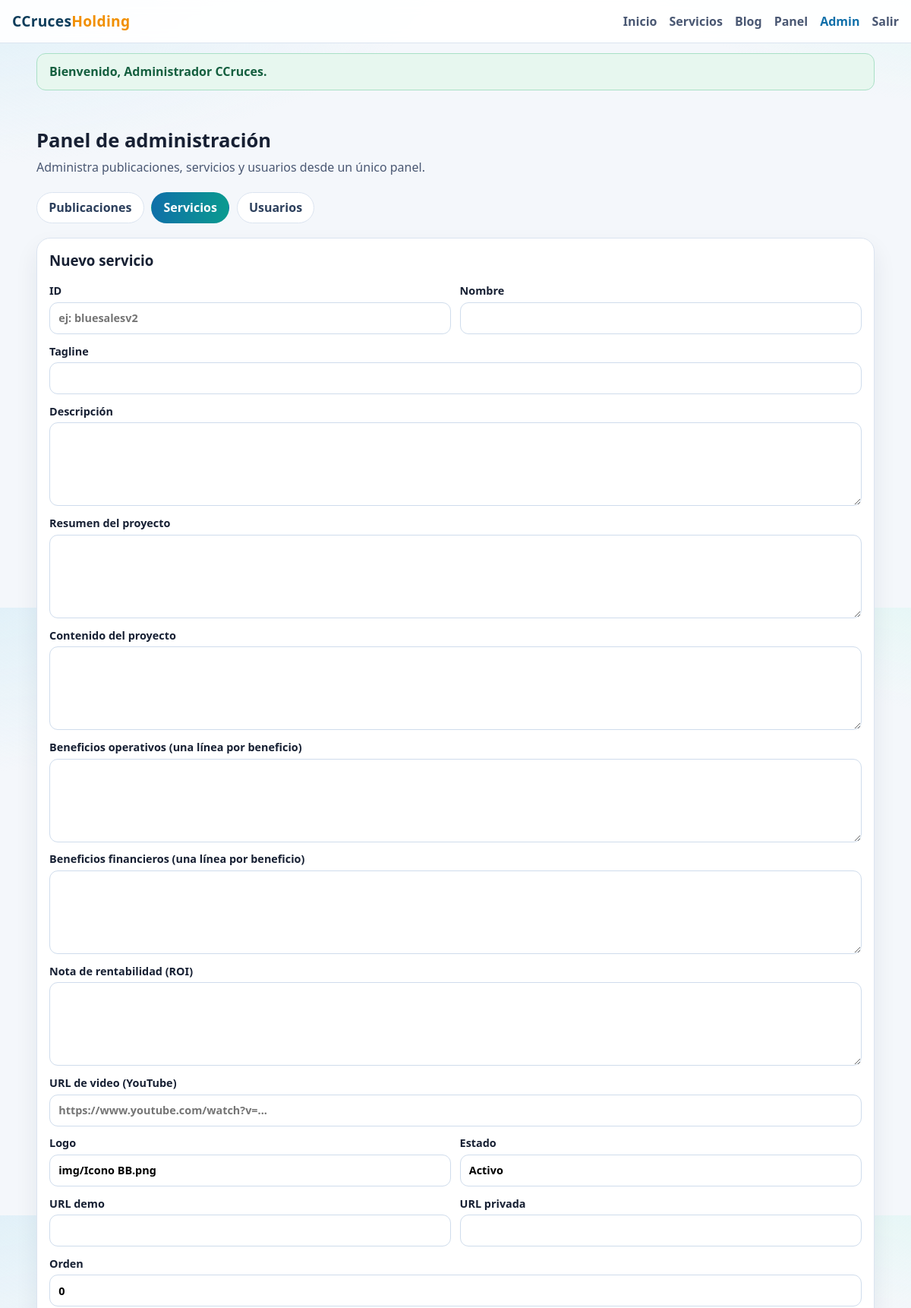
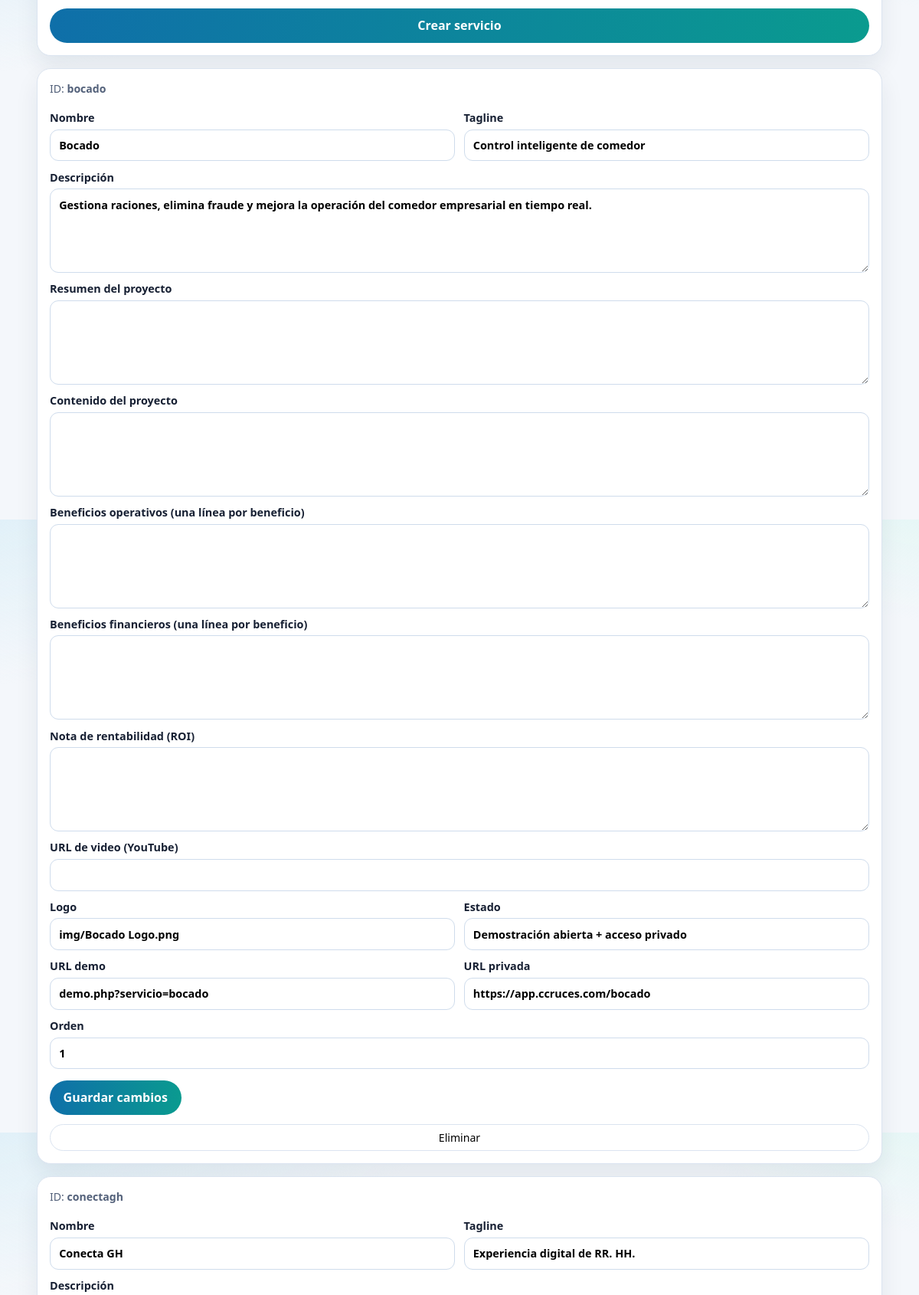
Page /admin.php?section=services (signed in, upper part) on the committed database (2 pictures, top to bottom).
### tables this page shows
CREATE TABLE IF NOT EXISTS services (
  id VARCHAR(64) PRIMARY KEY,
  name VARCHAR(120) NOT NULL,
  tagline VARCHAR(180) NOT NULL DEFAULT '',
  description TEXT NOT NULL,
  summary TEXT NULL,
  content TEXT NULL,
  benefits TEXT NULL,
  financial_benefits TEXT NULL,
  roi_note TEXT NULL,
  video_url VARCHAR(255) NULL,
  logo VARCHAR(255) NOT NULL,
  demo_url VARCHAR(255) NOT NULL,
  private_url VARCHAR(255) NOT NULL,
  status VARCHAR(120) NOT NULL DEFAULT 'Disponible',
  is_active TINYINT(1) NOT NULL DEFAULT 1,
  sort_order INT UNSIGNED NOT NULL DEFAULT 0,
  created_at TIMESTAMP NOT NULL DEFAULT CURRENT_TIMESTAMP,
  updated_at TIMESTAMP NOT NULL DEFAULT CURRENT_TIMESTAMP ON UPDATE CURRENT_TIMESTAMP,
  INDEX idx_services_sort_order_name (sort_order, name),
  INDEX idx_services_is_active (is_active),
  INDEX idx_services_status (status)
);

### includes/core/app.php (called while the page is built, shortened)
<?php
function app_url(string $path = ''): string
{
    $scriptName = str_replace('\\', '/', $_SERVER['SCRIPT_NAME'] ?? '/');
    $basePath = str_replace('\\', '/', dirname($scriptName));
    $basePath = rtrim($basePath, '/');
    return $basePath . '/' . ltrim($path, '/');
}
function e(string $value): string
{
    return htmlspecialchars(normalize_text($value), ENT_QUOTES, 'UTF-8');
}
function normalize_text(string $value): string
{
    if ($value === '' || !preg_match('/[ÃÂð]/u', $value)) {
        return $value;
    }
    return $value;
}

### includes/repositories/services_repository.php (called while the page is built, shortened)
<?php
function services_all(): array
{
    $pdo = db();
    if ($pdo) {
        $stmt = $pdo->query('SELECT id, name, tagline, description, summary, content, benefits, financial_benefits, roi_note, video_url, logo, demo_url, private_url, status, sort_order FROM services ORDER BY sort_order ASC, name ASC');
        return $stmt->fetchAll();
    }
    $rows = read_json_file('services.json', []);
    return is_array($rows) ? $rows : [];
}

### admin.php (the view, shortened to what this page needs)
<?php
require_once __DIR__ . '/includes/layout.php';
$section = (string) ($_GET['section'] ?? 'posts');
$services = services_all();
?>
<main class="wrap section">
    <h2>Panel de administración</h2>
    <p class="lead">Administra publicaciones, servicios y usuarios desde un único panel.</p>
    <nav class="admin-tabs" aria-label="Secciones de administración">
        <a class="<?= $section === 'posts' ? 'is-active' : '' ?>" href="<?= e(app_url('admin.php?section=posts')) ?>">Publicaciones</a>
        <a class="<?= $section === 'services' ? 'is-active' : '' ?>" href="<?= e(app_url('admin.php?section=services')) ?>">Servicios</a>
        <a class="<?= $section === 'users' ? 'is-active' : '' ?>" href="<?= e(app_url('admin.php?section=users')) ?>">Usuarios</a>
    </nav>
    <?php if ($section === 'services'): ?>
        <section class="admin-panel">
            <h3>Nuevo servicio</h3>
            <form method="post" class="admin-form">
                <div class="admin-grid-2">
                    <label>ID <input type="text" name="id" placeholder="ej: bluesalesv2" required /></label>
                    <label>Nombre <input type="text" name="name" required /></label>
                </div>
                <label>Tagline <input type="text" name="tagline" /></label>
                <label>Descripción <textarea name="description" required></textarea></label>
                <label>Resumen del proyecto <textarea name="summary"></textarea></label>
                <label>Contenido del proyecto <textarea name="content"></textarea></label>
                <label>Beneficios operativos (una línea por beneficio) <textarea name="benefits"></textarea></label>
                <label>Beneficios financieros (una línea por beneficio) <textarea name="financial_benefits"></textarea></label>
                <label>Nota de rentabilidad (ROI) <textarea name="roi_note"></textarea></label>
                <label>URL de video (YouTube) <input type="text" name="video_url" placeholder="https://www.youtube.com/watch?v=..." /></label>
                <div class="admin-grid-2">
                    <label>Logo <input type="text" name="logo" value="img/Icono BB.png" /></label>
                    <label>Estado <input type="text" name="status" value="Activo" /></label>
                </div>
                <div class="admin-grid-2">
                    <label>URL demo <input type="text" name="demo_url" required /></label>
                    <label>URL privada <input type="text" name="private_url" required /></label>
                </div>
                <label>Orden <input type="number" name="sort_order" value="0" min="0" /></label>
                <button class="btn-submit" type="submit">Crear servicio</button>
            </form>
        </section>
        <section class="admin-stack">
            <?php foreach ($services as $service): ?>
                <article class="admin-item">
                    <form method="post" class="admin-form compact">
                        <p class="admin-id">ID: <strong><?= e((string) ($service['id'] ?? '')) ?></strong></p>
                        <div class="admin-grid-2">
                            <label>Nombre <input type="text" name="name" value="<?= e((string) ($service['name'] ?? '')) ?>" required /></label>
                            <label>Tagline <input type="text" name="tagline" value="<?= e((string) ($service['tagline'] ?? '')) ?>" /></label>
                        </div>
                        <label>Descripción <textarea name="description" required><?= e((string) ($service['description'] ?? '')) ?></textarea></label>
                        <label>Resumen del proyecto <textarea name="summary"><?= e((string) ($service['summary'] ?? '')) ?></textarea></label>
                        <label>Contenido del proyecto <textarea name="content"><?= e((string) ($service['content'] ?? '')) ?></textarea></label>
                        <label>Beneficios operativos (una línea por beneficio) <textarea name="benefits"><?= e((string) ($service['benefits'] ?? '')) ?></textarea></label>
                        <label>Beneficios financieros (una línea por beneficio) <textarea name="financial_benefits"><?= e((string) ($service['financial_benefits'] ?? '')) ?></textarea></label>
                        <label>Nota de rentabilidad (ROI) <textarea name="roi_note"><?= e((string) ($service['roi_note'] ?? '')) ?></textarea></label>
                        <label>URL de video (YouTube) <input type="text" name="video_url" value="<?= e((string) ($service['video_url'] ?? '')) ?>" /></label>
                        <div class="admin-grid-2">
                            <label>Logo <input type="text" name="logo" value="<?= e((string) ($service['logo'] ?? '')) ?>" /></label>
                            <label>Estado <input type="text" name="status" value="<?= e((string) ($service['status'] ?? '')) ?>" /></label>
                        </div>
                        <div class="admin-grid-2">
                            <label>URL demo <input type="text" name="demo_url" value="<?= e((string) ($service['demo_url'] ?? '')) ?>" required /></label>
                            <label>URL privada <input type="text" name="private_url" value="<?= e((string) ($service['private_url'] ?? '')) ?>" required /></label>
                        </div>
                        <label>Orden <input type="number" name="sort_order" value="<?= e((string) ($service['sort_order'] ?? '0')) ?>" min="0" /></label>
                        <div class="admin-actions">
                            <button class="btn-submit" type="submit">Guardar cambios</button>
                        </div>
                    </form>
                    <form method="post" onsubmit="return confirm('¿Eliminar este servicio?');" class="admin-delete-form">
                        <button class="btn-mini" type="submit">Eliminar</button>
                    </form>
                </article>
            <?php endforeach; ?>
        </section>
    <?php endif; ?>
</main>

### assets/css/site.css (style rules this page uses)
* { box-sizing: border-box; }
body { margin: 0; font-family: "Segoe UI", Tahoma, Geneva, Verdana, sans-serif; color: var(--ink); background: radial-gradient(1200px 500px at -10% -10%, #d9eef7 0%, transparent 60%), radial-gradient(900px 500px at 110% -20%, #d5f6ef 0%, transparent 60%), var(--bg); }
a { color: inherit; }
.wrap { width: min(1120px, 92vw); margin: 0 auto; }
.section { padding: 2.2rem 0; }
.section h2 { margin: 0 0 0.4rem; font-size: 1.6rem; }
.section p.lead { margin: 0 0 1.4rem; color: var(--ink-soft); }
.btn-mini { font-size: 0.88rem; padding: 0.45rem 0.85rem; border-radius: 999px; text-decoration: none; border: 1px solid var(--line); background: #fff; }
form { display: grid; gap: 0.8rem; }
label { display: grid; gap: 0.35rem; font-size: 0.9rem; font-weight: 600; }
input, textarea, select { width: 100%; font: inherit; border: 1px solid #cfdcec; background: #fff; padding: 0.65rem 0.7rem; border-radius: 11px; }
textarea { min-height: 110px; resize: vertical; }
button { font: inherit; }
.btn-submit { border: 0; background: linear-gradient(95deg, #0f6fa9, #0a9b8f); color: white; border-radius: 999px; padding: 0.72rem 1.1rem; font-weight: 700; cursor: pointer; }
.admin-tabs { display: flex; gap: 0.6rem; flex-wrap: wrap; margin: 1rem 0 1.2rem; }
.admin-tabs a { display: inline-flex; align-items: center; justify-content: center; text-decoration: none; padding: 0.52rem 0.95rem; border-radius: 999px; border: 1px solid var(--line); background: #fff; color: #2c3f5c; font-weight: 700; }
.admin-tabs a.is-active { background: linear-gradient(95deg, #0f6fa9, #0a9b8f); border-color: transparent; color: #fff; }
.admin-panel, .admin-item { background: #fff; border: 1px solid var(--line); border-radius: var(--radius); box-shadow: 0 14px 30px rgba(14, 35, 66, 0.08); }
.admin-panel { padding: 1rem; margin-bottom: 1rem; }
.admin-panel h3 { margin-top: 0; }
.admin-stack { display: grid; gap: 1rem; }
.admin-item { padding: 1rem; }
.admin-form.compact { gap: 0.7rem; }
.admin-grid-2 { display: grid; grid-template-columns: repeat(2, minmax(0, 1fr)); gap: 0.7rem; }
.admin-actions { margin-top: 0.2rem; }
.admin-delete-form { margin-top: 0.75rem; }
.admin-id { margin: 0 0 0.5rem; color: #53617a; font-size: 0.88rem; }

### rows in the picture
services: id "bocado", name "Bocado", tagline "Control inteligente de comedor", description "Gestiona raciones, elimina fraude y mejora la operación del comedor empresarial en tiempo real.", logo "img/Bocado Logo.png", status "Demostración abierta + acceso privado", demo_url "demo.php?servicio=bocado", private_url "https://app.ccruces.com/bocado", sort_order "1"
services: id "conectagh", name "Conecta GH", tagline "Experiencia digital de RR. HH."

### other values in the picture
$flash['message'] "Bienvenido, Administrador CCruces."
